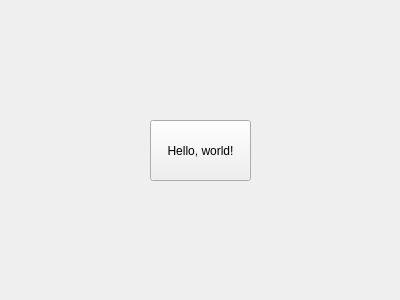
<?xml version="1.0" encoding="UTF-8"?>
<ui version="4.0">
 <class>HelloWidget</class>
 <widget class="QWidget" name="HelloWidget">
  <property name="geometry">
   <rect>
    <x>0</x>
    <y>0</y>
    <width>400</width>
    <height>300</height>
   </rect>
  </property>
  <property name="windowTitle">
   <string>Form</string>
  </property>
  <widget class="QPushButton" name="pushButton">
   <property name="geometry">
    <rect>
     <x>150</x>
     <y>120</y>
     <width>101</width>
     <height>61</height>
    </rect>
   </property>
   <property name="text">
    <string>Hello, world!</string>
   </property>
  </widget>
 </widget>
 <resources/>
 <connections>
  <connection>
   <sender>pushButton</sender>
   <signal>clicked()</signal>
   <receiver>HelloWidget</receiver>
   <slot>close()</slot>
   <hints>
    <hint type="sourcelabel">
     <x>182</x>
     <y>128</y>
    </hint>
    <hint type="destinationlabel">
     <x>243</x>
     <y>233</y>
    </hint>
   </hints>
  </connection>
 </connections>
</ui>
